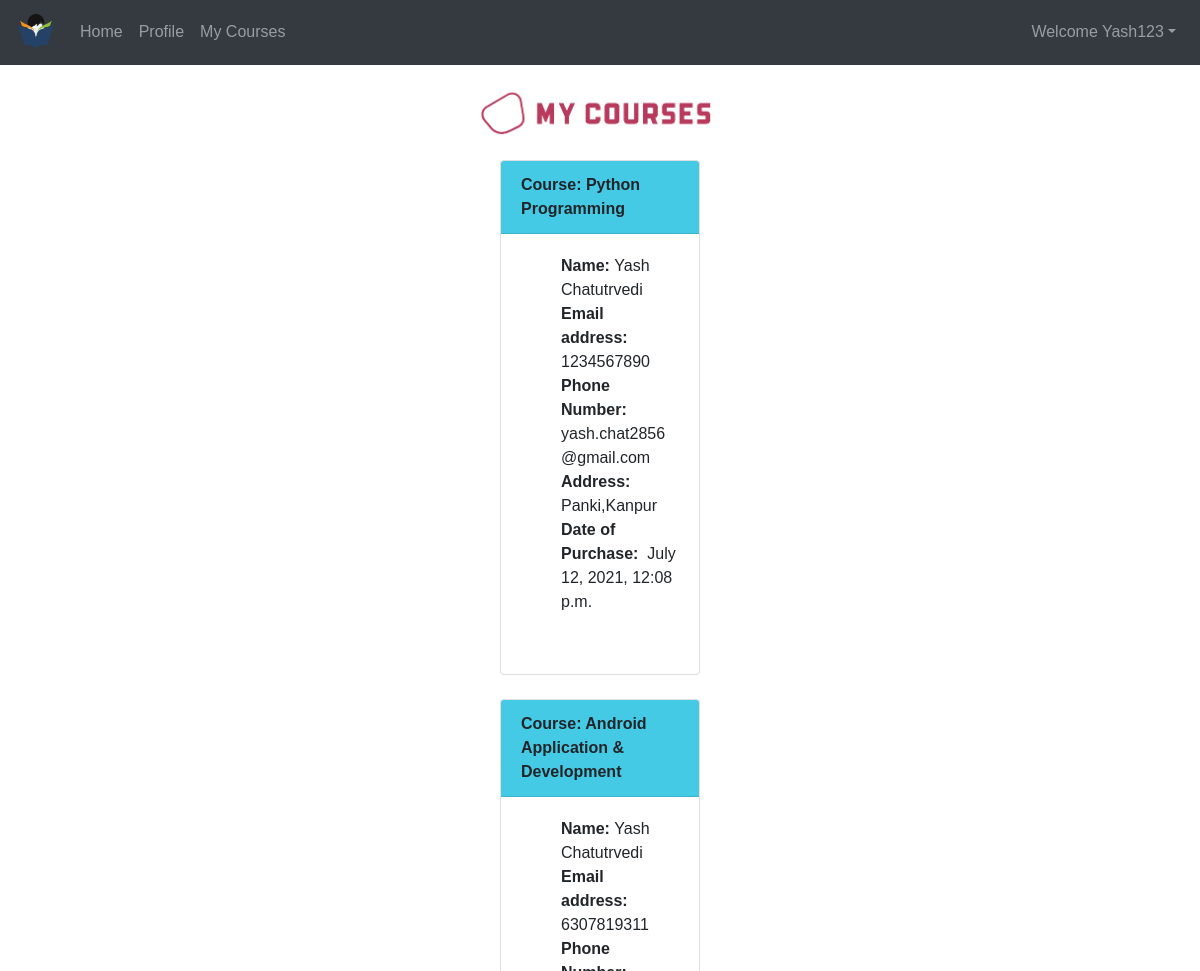
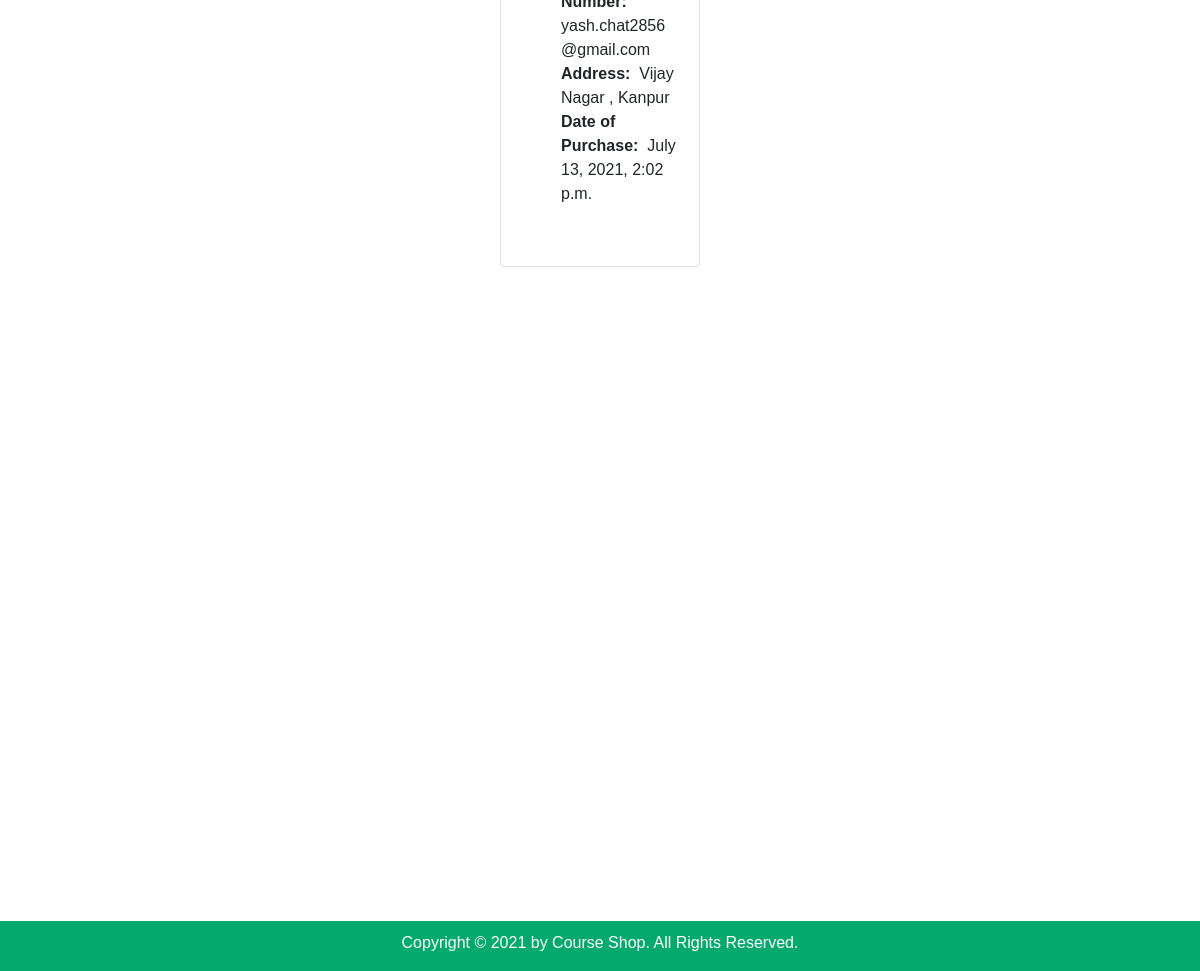
Screenshot of /mycourses (signed in) with the database file from the repository (2 pictures, top to bottom).
### Course_Shop/models.py (models this page shows)
class Order(models.Model):
    sno= models.AutoField(primary_key=True)
    name= models.CharField(max_length=255)
    email= models.CharField(max_length=100)
    phone= models.CharField(max_length=13)
    address= models.CharField(max_length=255)
    course = models.CharField(max_length=255)
    timeStamp=models.DateTimeField(auto_now_add=True)
    user1 = models.ForeignKey(User,on_delete=models.CASCADE)

### Course_Shop/views.py (the view)
# urls.py: path('mycourses', views.mycourses, name="mycourses"),
def mycourses(request):
    log_user = request.user
    order1 = Order.objects.filter(user1 = log_user)
    return render(request,'mycourses.html',{'order1' : order1})

### templates/mycourses.html (shortened to what this page needs)
<!DOCTYPE html>
{% load static %}
<html>
<head>
        <link rel="stylesheet" href="https://stackpath.bootstrapcdn.com/bootstrap/4.5.2/css/bootstrap.min.css">
    <link rel="stylesheet" href="https://stackpath.bootstrapcdn.com/bootstrap/4.5.2/css/bootstrap.min.css">
    <link href='{% static 'css_sheet.css' %}' rel='stylesheet'>
</head>
<body style="margin:0">
  <nav class="navbar navbar-expand-lg navbar-dark bg-dark">
  <a class="navbar-brand" href="#"><img src='{% static "img/logo1.png" %}' width="40px"></a>
      <div class="collapse navbar-collapse" id="navbarSupportedContent">
        <ul class="navbar-nav mr-auto">
          <li class="nav-item {% block homeactive %}  {% endblock homeactive %}">
            <a class="nav-link" href="/afterlogin">Home <span class="sr-only">(current)</span></a>
          </li>
          <li class="nav-item {% block aboutactive %}  {% endblock aboutactive %}" >
            <a class="nav-link" href="/profile">Profile</a>
          </li>
          <li class="nav-item {% block contactactive %}  {% endblock contactactive %} ">
            <a class="nav-link" href="#">My Courses</a>
          </li>
        </ul>
        <ul class="navbar-nav ml-2">
        <li class="nav-item dropdown">
        <a class="nav-link dropdown-toggle" href='#' id="navbarDropdown" role="button" data-toggle="dropdown"> Welcome {{request.user}}</a>
              </li>
              </ul>
      </nav>
        <img src='{% static "img/mycourses.png" %}' width="250px" class="center">
<div id="yash">
{% for ord in order1 %}
<div class="card" id="comp">
<div>
  <div class="card-header" id="head">
    <strong>Course: {{ord.course}}</strong>
  </div>
  <div class="card-body">
    <ul style="  list-style-type: none;">
    <li><strong>Name:</strong>&nbsp{{ ord.name}}</li>
    <li><strong>Email address:</strong>&nbsp {{ ord.phone}}</li>
    <li><strong>Phone Number:</strong>&nbsp {{ ord.email}}</li>
    <li><strong>Address:</strong>&nbsp {{ ord.address}}</li>
    <li><strong>Date of Purchase:</strong>&nbsp {{ ord.timeStamp}}</li>
    </ul>
    </div>
</div>
<br>
</div>
<br>
{% endfor %}
      <div class="footer1">
          <p>Copyright © 2021 by Course Shop. All Rights Reserved.</p>
      </div>
</body>
</html>

### templates/mycourses.html (style rules this page uses)
html, body { font-family: Quicksand, sans-serif; }
.footer1 { position: fixed; left: 0; bottom: 0; width: 100%; background-color: #04AA6D; color: white; text-align: center; padding-top: 10px; }
#yash { margin-bottom:180px; padding-bottom:500px; margin-left: 500px; margin-right: 500px; margin-top: 20px; }
.center { display: block; margin-left: auto; margin-right: auto; margin-top: 20px; }
#head { background-color: #45CAE6; }

### rows the page displays
Order: course "Python Programming", name "Yash Chatutrvedi", phone "1234567890", email "yash.chat2856@gmail.com", address "Panki,Kanpur", timeStamp "July 12, 2021, 12:08 p.m."
Order: course "Android Application & Development", name "Yash Chatutrvedi", phone "6307819311", email "yash.chat2856@gmail.com", address "Vijay Nagar , Kanpur", timeStamp "July 13, 2021, 2:02 p.m."

### other values shown
{{ request.user }} "Yash123"
